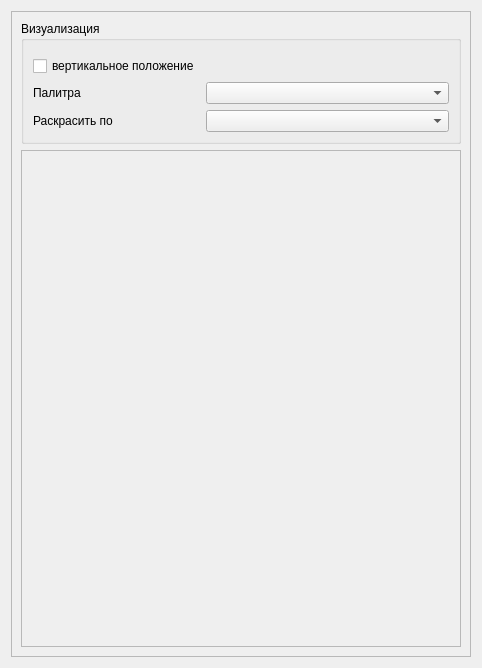
<?xml version="1.0" encoding="UTF-8"?>
<ui version="4.0">
 <class>PropertyInspector</class>
 <widget class="QWidget" name="PropertyInspector">
  <property name="geometry">
   <rect>
    <x>0</x>
    <y>0</y>
    <width>482</width>
    <height>668</height>
   </rect>
  </property>
  <property name="windowTitle">
   <string>Form</string>
  </property>
  <layout class="QVBoxLayout" name="verticalLayout">
   <item>
    <widget class="QScrollArea" name="scrollArea">
     <property name="widgetResizable">
      <bool>true</bool>
     </property>
     <widget class="QWidget" name="scrollAreaWidgetContents_2">
      <property name="geometry">
       <rect>
        <x>0</x>
        <y>0</y>
        <width>462</width>
        <height>648</height>
       </rect>
      </property>
      <layout class="QVBoxLayout" name="verticalLayout_2">
       <item>
        <widget class="QGroupBox" name="group_visual">
         <property name="title">
          <string>Визуализация</string>
         </property>
         <layout class="QGridLayout" name="gridLayout">
          <item row="2" column="0">
           <widget class="QLabel" name="label_cmap">
            <property name="text">
             <string>Палитра</string>
            </property>
           </widget>
          </item>
          <item row="2" column="1" colspan="2">
           <widget class="GVis::UI::ColorMapComboBox" name="combo_colormap"/>
          </item>
          <item row="0" column="0" colspan="3">
           <widget class="ColorBarWidget" name="colorbarWidget" native="true">
            <property name="sizePolicy">
             <sizepolicy hsizetype="Expanding" vsizetype="Preferred">
              <horstretch>0</horstretch>
              <verstretch>0</verstretch>
             </sizepolicy>
            </property>
            <property name="maximumSize">
             <size>
              <width>16777215</width>
              <height>16777215</height>
             </size>
            </property>
           </widget>
          </item>
          <item row="3" column="0">
           <widget class="QLabel" name="label_current_column">
            <property name="text">
             <string>Раскрасить по</string>
            </property>
           </widget>
          </item>
          <item row="3" column="1" colspan="2">
           <widget class="QComboBox" name="combo_current_column"/>
          </item>
          <item row="1" column="0">
           <widget class="QCheckBox" name="checkBox_colorbarOrientation">
            <property name="text">
             <string>вертикальное положение</string>
            </property>
           </widget>
          </item>
         </layout>
        </widget>
       </item>
       <item>
        <widget class="QScrollArea" name="scrollArea_DynamicProperties">
         <property name="widgetResizable">
          <bool>true</bool>
         </property>
         <widget class="QWidget" name="scrollAreaWidgetContents">
          <property name="geometry">
           <rect>
            <x>0</x>
            <y>0</y>
            <width>442</width>
            <height>466</height>
           </rect>
          </property>
          <layout class="QVBoxLayout" name="verticalLayout_3"/>
         </widget>
        </widget>
       </item>
      </layout>
     </widget>
    </widget>
   </item>
  </layout>
 </widget>
 <customwidgets>
  <customwidget>
   <class>GVis::UI::ColorMapComboBox</class>
   <extends>QComboBox</extends>
   <header>UI/Home/ColorMapComboBox.h</header>
  </customwidget>
  <customwidget>
   <class>ColorBarWidget</class>
   <extends>QWidget</extends>
   <header>UI/Home/ColorbarWidget.h</header>
   <container>1</container>
  </customwidget>
 </customwidgets>
 <resources/>
 <connections/>
</ui>
